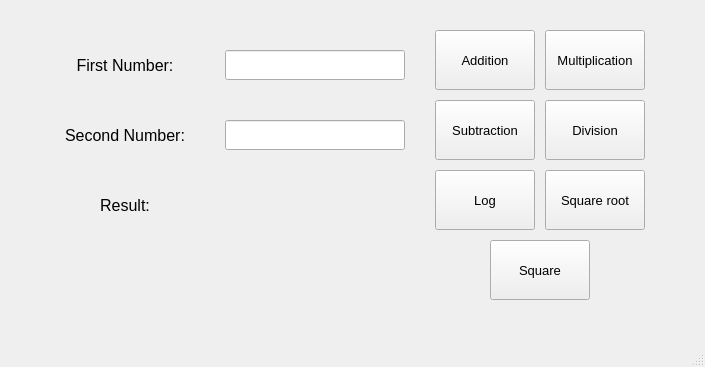
<?xml version="1.0" encoding="UTF-8"?>
<ui version="4.0">
 <class>Calculator</class>
 <widget class="QMainWindow" name="Calculator">
  <property name="geometry">
   <rect>
    <x>0</x>
    <y>0</y>
    <width>705</width>
    <height>367</height>
   </rect>
  </property>
  <property name="windowTitle">
   <string>Calculator</string>
  </property>
  <widget class="QWidget" name="centralwidget">
   <widget class="QLabel" name="firstNLabel">
    <property name="geometry">
     <rect>
      <x>35</x>
      <y>35</y>
      <width>180</width>
      <height>60</height>
     </rect>
    </property>
    <property name="maximumSize">
     <size>
      <width>16777215</width>
      <height>16777215</height>
     </size>
    </property>
    <property name="font">
     <font>
      <pointsize>12</pointsize>
      <weight>50</weight>
      <bold>false</bold>
     </font>
    </property>
    <property name="text">
     <string>First Number:</string>
    </property>
    <property name="alignment">
     <set>Qt::AlignCenter</set>
    </property>
   </widget>
   <widget class="QLabel" name="secondNLabel">
    <property name="geometry">
     <rect>
      <x>35</x>
      <y>105</y>
      <width>180</width>
      <height>60</height>
     </rect>
    </property>
    <property name="maximumSize">
     <size>
      <width>16777215</width>
      <height>16777215</height>
     </size>
    </property>
    <property name="font">
     <font>
      <pointsize>12</pointsize>
      <weight>50</weight>
      <bold>false</bold>
     </font>
    </property>
    <property name="text">
     <string>Second Number:</string>
    </property>
    <property name="alignment">
     <set>Qt::AlignCenter</set>
    </property>
   </widget>
   <widget class="QLabel" name="resultLabel">
    <property name="geometry">
     <rect>
      <x>35</x>
      <y>175</y>
      <width>180</width>
      <height>60</height>
     </rect>
    </property>
    <property name="maximumSize">
     <size>
      <width>16777215</width>
      <height>16777215</height>
     </size>
    </property>
    <property name="font">
     <font>
      <pointsize>12</pointsize>
      <weight>50</weight>
      <bold>false</bold>
     </font>
    </property>
    <property name="text">
     <string>Result:</string>
    </property>
    <property name="alignment">
     <set>Qt::AlignCenter</set>
    </property>
   </widget>
   <widget class="QLineEdit" name="sNumberIn">
    <property name="geometry">
     <rect>
      <x>225</x>
      <y>120</y>
      <width>180</width>
      <height>30</height>
     </rect>
    </property>
    <property name="maximumSize">
     <size>
      <width>16777215</width>
      <height>16777215</height>
     </size>
    </property>
    <property name="font">
     <font>
      <pointsize>10</pointsize>
     </font>
    </property>
    <property name="maxLength">
     <number>12</number>
    </property>
   </widget>
   <widget class="QLineEdit" name="fNumberIn">
    <property name="geometry">
     <rect>
      <x>225</x>
      <y>50</y>
      <width>180</width>
      <height>30</height>
     </rect>
    </property>
    <property name="maximumSize">
     <size>
      <width>16777215</width>
      <height>16777215</height>
     </size>
    </property>
    <property name="sizeIncrement">
     <size>
      <width>0</width>
      <height>0</height>
     </size>
    </property>
    <property name="font">
     <font>
      <pointsize>10</pointsize>
     </font>
    </property>
    <property name="maxLength">
     <number>12</number>
    </property>
   </widget>
   <widget class="QLabel" name="result">
    <property name="geometry">
     <rect>
      <x>225</x>
      <y>190</y>
      <width>180</width>
      <height>35</height>
     </rect>
    </property>
    <property name="font">
     <font>
      <pointsize>10</pointsize>
     </font>
    </property>
    <property name="text">
     <string/>
    </property>
   </widget>
   <widget class="QPushButton" name="multiButton">
    <property name="geometry">
     <rect>
      <x>545</x>
      <y>30</y>
      <width>100</width>
      <height>60</height>
     </rect>
    </property>
    <property name="font">
     <font>
      <pointsize>10</pointsize>
     </font>
    </property>
    <property name="text">
     <string>Multiplication</string>
    </property>
   </widget>
   <widget class="QPushButton" name="addButton">
    <property name="geometry">
     <rect>
      <x>435</x>
      <y>30</y>
      <width>100</width>
      <height>60</height>
     </rect>
    </property>
    <property name="font">
     <font>
      <pointsize>10</pointsize>
     </font>
    </property>
    <property name="text">
     <string>Addition</string>
    </property>
   </widget>
   <widget class="QPushButton" name="subsButton">
    <property name="geometry">
     <rect>
      <x>435</x>
      <y>100</y>
      <width>100</width>
      <height>60</height>
     </rect>
    </property>
    <property name="font">
     <font>
      <pointsize>10</pointsize>
     </font>
    </property>
    <property name="text">
     <string>Subtraction</string>
    </property>
   </widget>
   <widget class="QPushButton" name="divButton">
    <property name="geometry">
     <rect>
      <x>545</x>
      <y>100</y>
      <width>100</width>
      <height>60</height>
     </rect>
    </property>
    <property name="font">
     <font>
      <pointsize>10</pointsize>
     </font>
    </property>
    <property name="text">
     <string>Division</string>
    </property>
   </widget>
   <widget class="QPushButton" name="logButton">
    <property name="geometry">
     <rect>
      <x>435</x>
      <y>170</y>
      <width>100</width>
      <height>60</height>
     </rect>
    </property>
    <property name="font">
     <font>
      <pointsize>10</pointsize>
     </font>
    </property>
    <property name="text">
     <string>Log</string>
    </property>
   </widget>
   <widget class="QPushButton" name="sqrtButton">
    <property name="geometry">
     <rect>
      <x>545</x>
      <y>170</y>
      <width>100</width>
      <height>60</height>
     </rect>
    </property>
    <property name="font">
     <font>
      <pointsize>10</pointsize>
     </font>
    </property>
    <property name="text">
     <string>Square root</string>
    </property>
   </widget>
   <widget class="QPushButton" name="sqrButton">
    <property name="geometry">
     <rect>
      <x>490</x>
      <y>240</y>
      <width>100</width>
      <height>60</height>
     </rect>
    </property>
    <property name="font">
     <font>
      <pointsize>10</pointsize>
     </font>
    </property>
    <property name="text">
     <string>Square</string>
    </property>
   </widget>
  </widget>
  <widget class="QMenuBar" name="menubar">
   <property name="geometry">
    <rect>
     <x>0</x>
     <y>0</y>
     <width>705</width>
     <height>21</height>
    </rect>
   </property>
  </widget>
  <widget class="QStatusBar" name="statusbar"/>
 </widget>
 <resources/>
 <connections/>
</ui>
